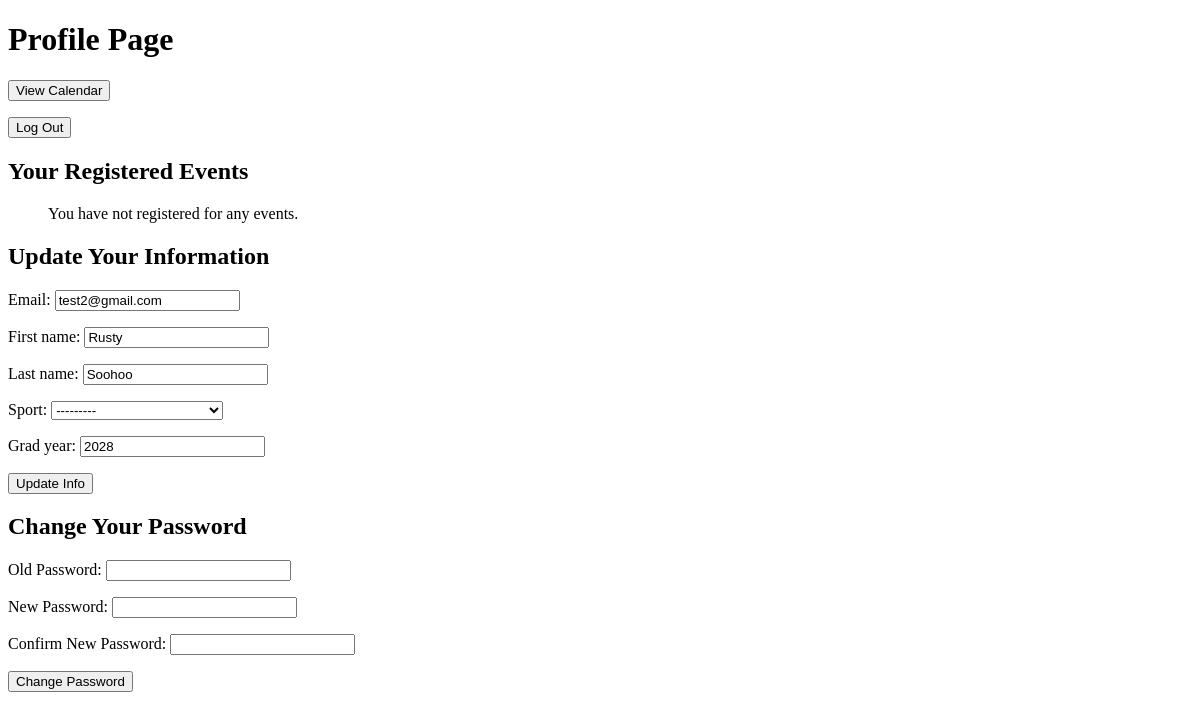
Page /profile/ (signed in) on the earlier database version.
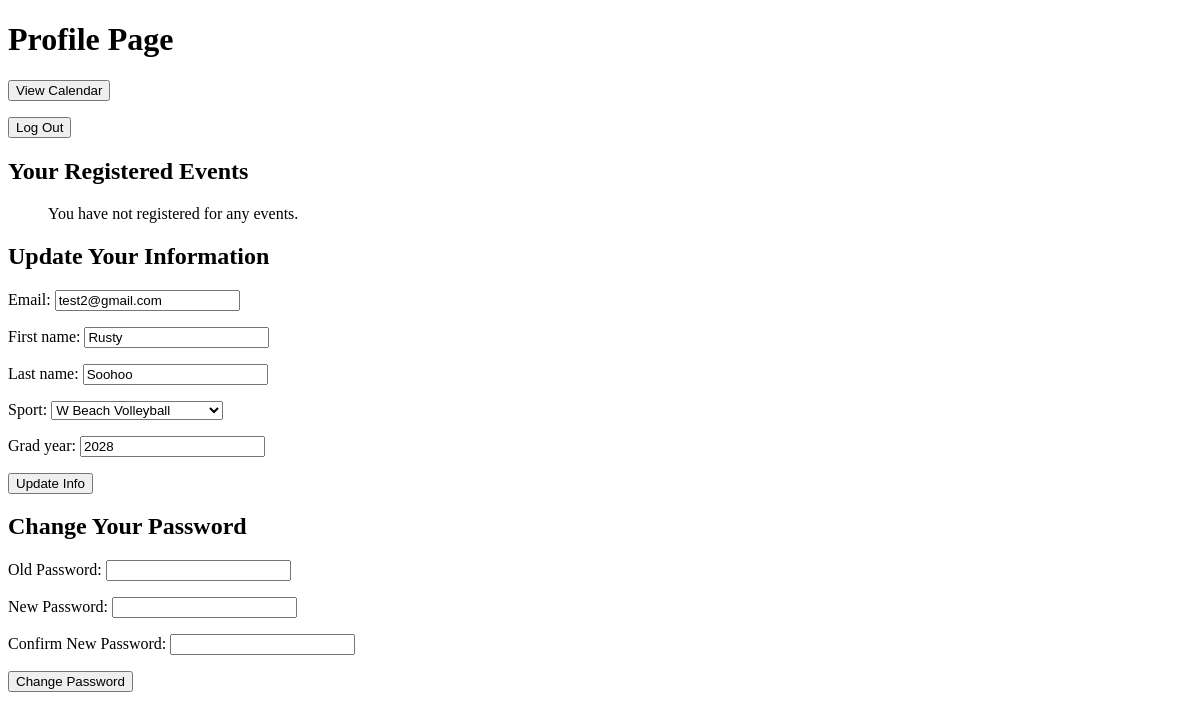
Same page on the later database version.
### saac_app/models.py (models this page shows, shortened)
class CustomUser(AbstractUser):
    SPORTS = {
        "W Acrobatics & Tumbling": "W Acrobatics & Tumbling",
        "W Basketball": "W Basketball",
        "W Beach Volleyball": "W Beach Volleyball",
        "W Cross Country": "W Cross Country",
        "W Golf": "W Golf",
        "W Lacrosse": "W Lacrosse",
        "W Soccer": "W Soccer",
        "W Softball": "W Softball",
        "W Tennis": "W Tennis",
        "W Track & Field": "W Track & Field",
        "W Volleyball": "W Volleyball",
        "M Baseball": "M Baseball",
        "M Basketball": "M Basketball",
        "M Cross Country": "M Cross Country",
        "M Football": "M Football",
        "M Golf": "M Golf",
        "M Tennis": "M Tennis",
        "M Track & Field": "M Track & Field",
    }
    username = None  # remove username field
    email = models.EmailField(unique=True)  # use email as username
    first_name = models.CharField(max_length=30)  # first name
    last_name = models.CharField(max_length=30)  # last name
    sport = models.CharField(max_length=25, choices=SPORTS)  # sport
    grad_year = models.PositiveIntegerField(default=0000)  # graduation year
    USERNAME_FIELD = 'email'
    REQUIRED_FIELDS = ['first_name', 'last_name', 'sport', 'grad_year']
    objects = CustomUserManager()

### saac_app/views.py (the view)
# urls.py: path('profile/', views.profile, name='profile'),
@login_required
def profile(request):
    user = request.user
    registered_events = user.registered_events.all()
    if request.method == 'POST':
        user_form = UserUpdateForm(request.POST, instance=user)
        password_form = PasswordChangeForm(request.POST)
        if 'update_info' in request.POST and user_form.is_valid():
            user_form.save()
            messages.success(request, 'Your profile has been updated.')
            return redirect('profile')
        if 'change_password' in request.POST and password_form.is_valid():
            old_password = password_form.cleaned_data['old_password']
            new_password1 = password_form.cleaned_data['new_password1']
            new_password2 = password_form.cleaned_data['new_password2']
            if not user.check_password(old_password):
                messages.error(request, 'Old password is incorrect.')
            elif new_password1 != new_password2:
                messages.error(request, 'New passwords do not match.')
            else:
                user.set_password(new_password1)
                user.save()
                update_session_auth_hash(request, user)  # Keep user logged in after password change
                messages.success(request, 'Your password has been changed.')
                return redirect('profile')
    else:
        user_form = UserUpdateForm(instance=user)
        password_form = PasswordChangeForm()
    context = {
        'user_form': user_form,
        'password_form': password_form,
        'registered_events': registered_events
    }
    return render(request, 'profile.html', context)

### saac_app/forms.py
class UserUpdateForm(forms.ModelForm):
    class Meta:
        model = CustomUser
        fields = ['email',
                  'first_name',
                  'last_name',
                  'sport',
                  'grad_year',
                  ]

class PasswordChangeForm(forms.Form):
    old_password = forms.CharField(widget=forms.PasswordInput, label="Old Password")
    new_password1 = forms.CharField(widget=forms.PasswordInput, label="New Password")
    new_password2 = forms.CharField(widget=forms.PasswordInput, label="Confirm New Password")

### saac_app/templates/profile.html (shortened to what this page needs)
<!DOCTYPE html>
<html lang="en">
<head>
</head>
<body>
    <h1>Profile Page</h1>
    <form method="post" action="{% url 'calendar' %}">
        <button type="submit">View Calendar</button>
    </form>
    <form method="post" action="{% url 'logout' %}">
        <button type="submit">Log Out</button>
    </form>
    <h2>Your Registered Events</h2>
    <ul>
        {% for event in registered_events %}
            <li>
                <strong>{{ event.title }}</strong><br>
                <em>{{ event.start|date:"F j, Y, H:i" }} - {{ event.end|date:"F j, Y, H:i" }}</em><br>
                <em>Location: {{ event.location }}</em>
            </li>
        {% empty %}
            <p>You have not registered for any events.</p>
        {% endfor %}
    </ul>
    <h2>Update Your Information</h2>
    <form method="post">
        {{ user_form.as_p }}
        <button type="submit" name="update_info">Update Info</button>
    </form>
    <h2>Change Your Password</h2>
    <form method="post">
        {{ password_form.as_p }}
        <button type="submit" name="change_password">Change Password</button>
    </form>
</body>
</html>

Differences in the rows shown:
changed CustomUser "test2@gmail.com": sport "---------" → "W Beach Volleyball"
